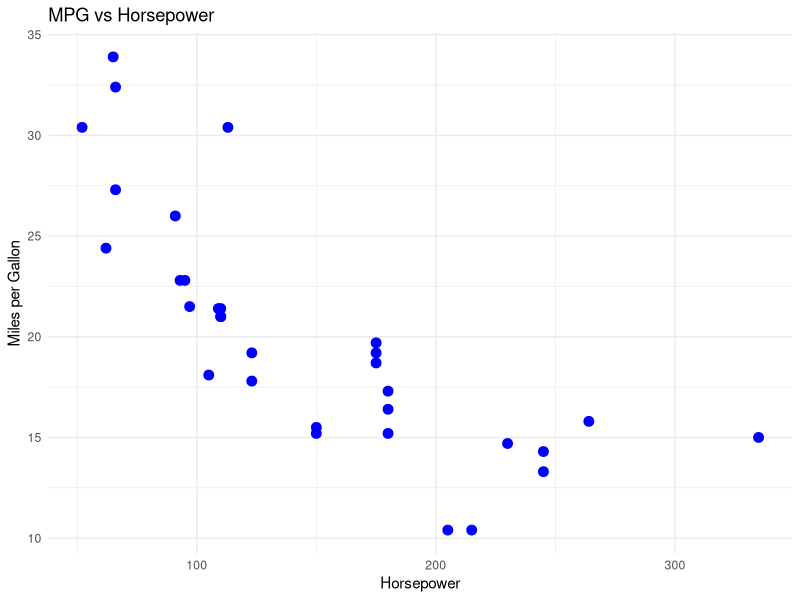
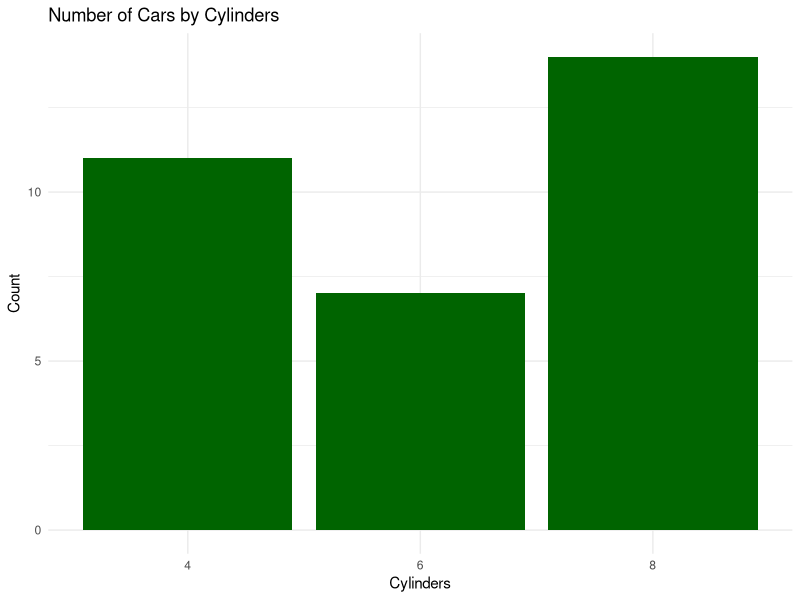
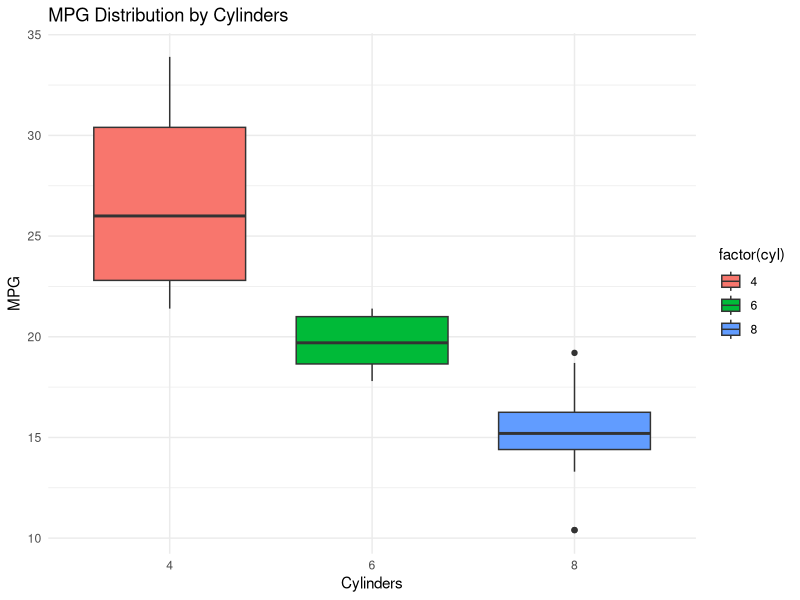
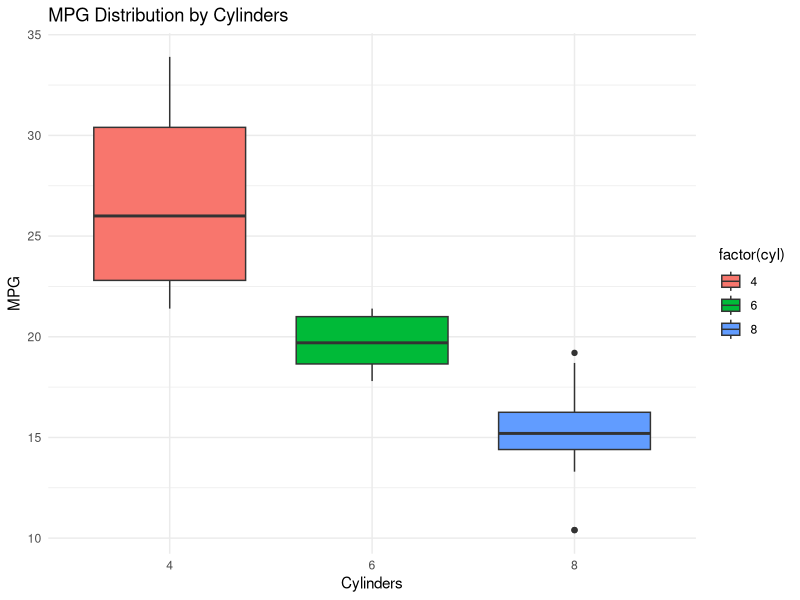

Recreate these plots in R, in order.
# data_viz.R

# 📦 Load required package
library(ggplot2)

# 🧪 Dataset
data("mtcars")
head(mtcars)

# 📈 1. Scatter Plot: MPG vs Horsepower
ggplot(mtcars, aes(x = hp, y = mpg)) +
  geom_point(color = "blue", size = 3) +
  labs(title = "MPG vs Horsepower", x = "Horsepower", y = "Miles per Gallon") +
  theme_minimal()

# 📊 2. Bar Chart: Count of Cars by Number of Cylinders
ggplot(mtcars, aes(x = factor(cyl))) +
  geom_bar(fill = "darkgreen") +
  labs(title = "Number of Cars by Cylinders", x = "Cylinders", y = "Count") +
  theme_minimal()

# 📉 3. Box Plot: MPG by Cylinder Type
ggplot(mtcars, aes(x = factor(cyl), y = mpg, fill = factor(cyl))) +
  geom_boxplot() +
  labs(title = "MPG Distribution by Cylinders", x = "Cylinders", y = "MPG") +
  theme_minimal()

# 📋 Save the last plot to file
ggsave("boxplot_mpg_by_cyl.png")
